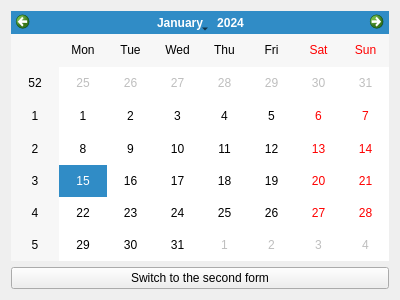
<?xml version="1.0" encoding="UTF-8"?>
<ui version="4.0">
 <class>Form</class>
 <widget class="QWidget" name="Form">
  <property name="geometry">
   <rect>
    <x>0</x>
    <y>0</y>
    <width>400</width>
    <height>300</height>
   </rect>
  </property>
  <property name="windowTitle">
   <string>Form</string>
  </property>
  <layout class="QGridLayout" name="gridLayout">
   <item row="1" column="1">
    <widget class="QPushButton" name="switch_button">
     <property name="text">
      <string>Switch to the second form</string>
     </property>
    </widget>
   </item>
   <item row="0" column="1">
    <widget class="QCalendarWidget" name="calendarWidget"/>
   </item>
  </layout>
 </widget>
 <resources/>
 <connections/>
</ui>
